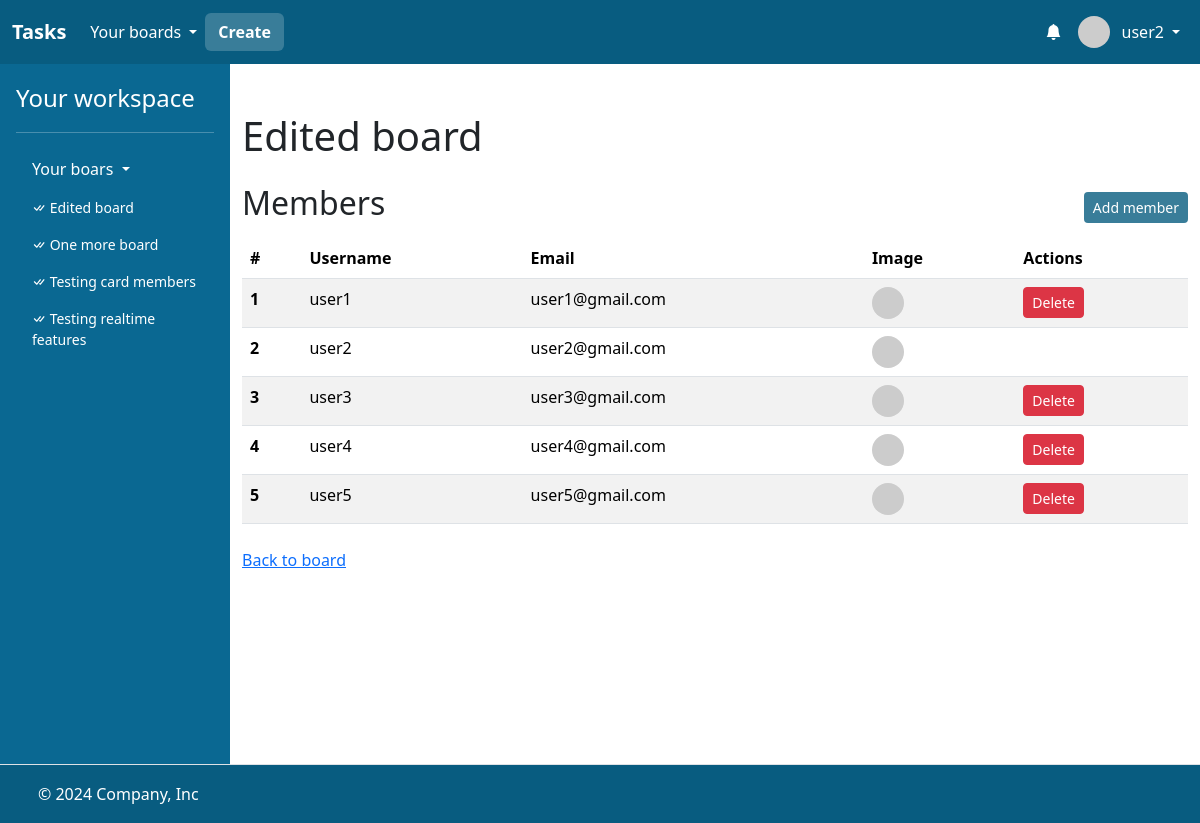
Screenshot of /boards/32/get_members (signed in) with the database file from the repository.
### task/models.py (models this page shows)
class User(AbstractUser):
    bio = models.CharField(max_length=256)

class Board(models.Model):
    name = models.CharField(max_length=256)
    description = models.CharField(max_length=256)
    members = models.ManyToManyField(User, related_name="boards")
    created_at = models.DateTimeField(auto_now_add=True)

### task/views.py (the view)
@login_required
def board_members_view(request, board_id):
    board = Board.objects.filter(id=board_id).first()
    if board is None:
        return apology(request, "Board does not exist!", 400)
    if not request.user in board.members.all():
        return apology(request, "Forbidden.", 403)
    members = board.members.all()
    for index, member in enumerate(members, start=1):
        member.index = index
    return render(
        request,
        "task/board_members.html",
        {
            "board": board,
            "boards": request.user.boards.all(),
            "members": members,
        },
    )

### task/templates/task/board_members.html (shortened to what this page needs)
{% extends "task/layout.html" %}
{% block main %}
<div class="container">
    <h1 class="mt-5">{{ board.name }}</h1>
    <div class="d-flex mt-4 mb-2" style="justify-content: space-between; align-items: center;">
        <h2>Members</h2>
        <a class="btn btn-sm btn-task" href="{% url 'board_add_member' board.id %}">Add member</a>
    </div>
    <table class="table table-striped">
        <thead>
          <tr>
            <th scope="col">#</th>
            <th scope="col">Username</th>
            <th scope="col">Email</th>
            <th scope="col">Image</th>
            <th scope="col">Actions</th>
          </tr>
        </thead>
        <tbody>
            {% for member in members %}
                <tr>
                    <th scope="row">{{ member.index }}</th>
                    <td>{{ member.username }}</td>
                    <td>{{ member.email }}</td>
                    <td><img src="https://i.pravatar.cc/48?u={{ member.id }}" alt="" width="32" height="32" class="rounded-circle me-2"></td>
                    <td>
                        {% if user.id != member.id %}
                            <form action="{% url 'board_delete_member' board.id %}" method="POST">
                                <input class="btn btn-sm btn-danger" type="submit" value="Delete">
                            </form>
                        {% endif %}
                    </td>
                </tr>
            {% endfor %}
        </tbody>
      </table>
      <div class="mt-4">
        <a class="link-primary" href="{% url 'board' board.id %}">Back to board</a>
    </div>
</div>
{% endblock %}

### task/templates/task/layout.html (shortened to what this page needs)
<!DOCTYPE html>
{% load static %}
{% load humanize %}
<html lang="en">
    <head>
        <link href="https://cdn.jsdelivr.net/npm/bootstrap@5.3.3/dist/css/bootstrap.min.css" rel="stylesheet">
        <link rel="stylesheet" href="https://cdn.jsdelivr.net/npm/bootstrap-icons@1.3.0/font/bootstrap-icons.css">
        <link href="{% static 'styles.css' %}" rel="stylesheet">
    </head>
    <body style="height: 100vh;">
        <div style="display: flex; flex-direction: column; height: 100%;">
            <header>
                <nav class="navbar navbar-expand-lg"  data-bs-theme="dark" style="background: #085c80;">
                    <div class="container-fluid">
                      <a class="navbar-brand fw-bold" href="{% url 'index' %}">Tasks</a>
                      <div class="collapse navbar-collapse" id="navbarHeader">
                        <ul class="navbar-nav me-auto mb-2 mb-lg-0" style="display: flex; align-items: center;">
                            {% if user.is_authenticated %}
                                <li class="nav-item dropdown">
                                    <a class="nav-link dropdown-toggle text-white" href="#" role="button" data-bs-toggle="dropdown" aria-expanded="false" style="display: flex; align-items: center; gap: 4px;">
                                        <span>Your boards</span>
                                    </a>
                                </li>
                                <li class="nav-item">
                                    <a class="btn fw-bold text-white" style="background: #397D99; color: white;" href="{% url 'create_board' %}">Create</a>
                                </li>
                          {% endif %}
                        </ul>
                        {% if user.is_authenticated %}
                        <ul class="navbar-nav ms-auto mb-2 mb-lg-0" style="display: flex; align-items: center;">
                            <li class="nav-item dropdown">
                                <a class="nav-link text-white d-relative" href="#" role="button" style="display: flex; align-items: center; gap: 4px;" id="dropdownMenuClickableInside" data-bs-toggle="dropdown" data-bs-auto-close="outside" aria-expanded="false">
                                    <i class="bi bi-bell-fill"></i>
                                </a>
                            </li>
                            <li class="nav-item dropdown">
                                <a class="nav-link dropdown-toggle text-white" href="#" role="button" data-bs-toggle="dropdown" aria-expanded="false" style="display: flex; align-items: center; gap: 4px;">
                                    <img src="https://i.pravatar.cc/48?u={{ user.id }}" alt="" width="32" height="32" class="rounded-circle me-2">
                                    <span>{{ user.username }}</span>
                                </a>
                            </li>
                        </ul>
                        {% endif %}
                      </div>
                    </div>
                  </nav>
            </header>
            <main style="flex: 1;">
                <div class="d-flex flex-nowrap" style="height: 100%;">
                    {% if user.is_authenticated %}
                    <div class="d-none d-lg-flex flex-column flex-shrink-0 p-3 text-white" style="width: 230px; background: #0A6892;">
                        <a href="{% url 'index' %}" class="text-decoration-none d-flex align-items-center mb-3 mb-md-0 me-md-auto text-white">
                          <span class="fs-4">Your workspace</span>
                        </a>
                        <hr>
                        <ul class="nav nav-pills flex-column mb-auto">
                          <li class="mb-1">
                            <button class="nav-link text-white collapsed dropdown-toggle" data-bs-toggle="collapse" data-bs-target="#home-collapse" aria-expanded="true">
                                Your boars
                            </button>
                            <div class="collapse show " id="home-collapse">
                                <ul class="btn-toggle-nav list-unstyled fw-normal pb-1 small" style="max-height: 490px; overflow-y: auto;">
                                    {% for board in boards %}
                                    <li>
                                        <a href="{% url 'board' board.id %}" class="nav-link text-white">
                                            <i class="bi bi-check-all"></i>
                                            {{ board.name }}
                                        </a>
                                    </li>
                                    {% endfor %}
                                </ul>
                            </div>
                          </li>
                        </ul>
                    </div>
                    {% endif %}
                    <div style="flex: 1; background: white; overflow-x: hidden; min-height: 700px;">
                        {% block main %}
                        {% endblock %}
                    </div>
                </div>
            </main>
            <footer class="d-flex flex-wrap justify-content-between align-items-center py-3 border-top" style="background: #085c80; border: none;">
                <div class="col-md-4 d-flex align-items-center">
                  <a href="/" class="mb-3 me-2 mb-md-0 text-body-secondary lh-1">
                    <svg class="bi" width="30" height="24"><use xlink:href="#bootstrap"></use></svg>
                  </a>
                  <span class="mb-3 mb-md-0 text-white">© 2024 Company, Inc</span>
                </div>
                <ul class="nav col-md-4 justify-content-end list-unstyled d-flex">
                  <li class="ms-3"><a class="text-body-secondary" href="#"><svg class="bi" width="24" height="24"><use xlink:href="#twitter"></use></svg></a></li>
                  <li class="ms-3"><a class="text-body-secondary" href="#"><svg class="bi" width="24" height="24"><use xlink:href="#instagram"></use></svg></a></li>
                  <li class="ms-3"><a class="text-body-secondary" href="#"><svg class="bi" width="24" height="24"><use xlink:href="#facebook"></use></svg></a></li>
                </ul>
            </footer>
        </div>
    </body>
</html>

### task/static/styles.css (style rules this page uses)
.btn-task, .btn-task:hover { background: #397d99; color: white; }

### rows the page displays
User: username "user2", index "2", email "user2@gmail.com"
Board: name "Edited board"
Board: name "One more board"
Board: name "Testing card members"
Board: name "Testing realtime features"
User: index "1", username "user1", email "user1@gmail.com"
User: index "3", username "user3", email "user3@gmail.com"
User: index "4", username "user4", email "user4@gmail.com"
User: index "5", username "user5", email "user5@gmail.com"
